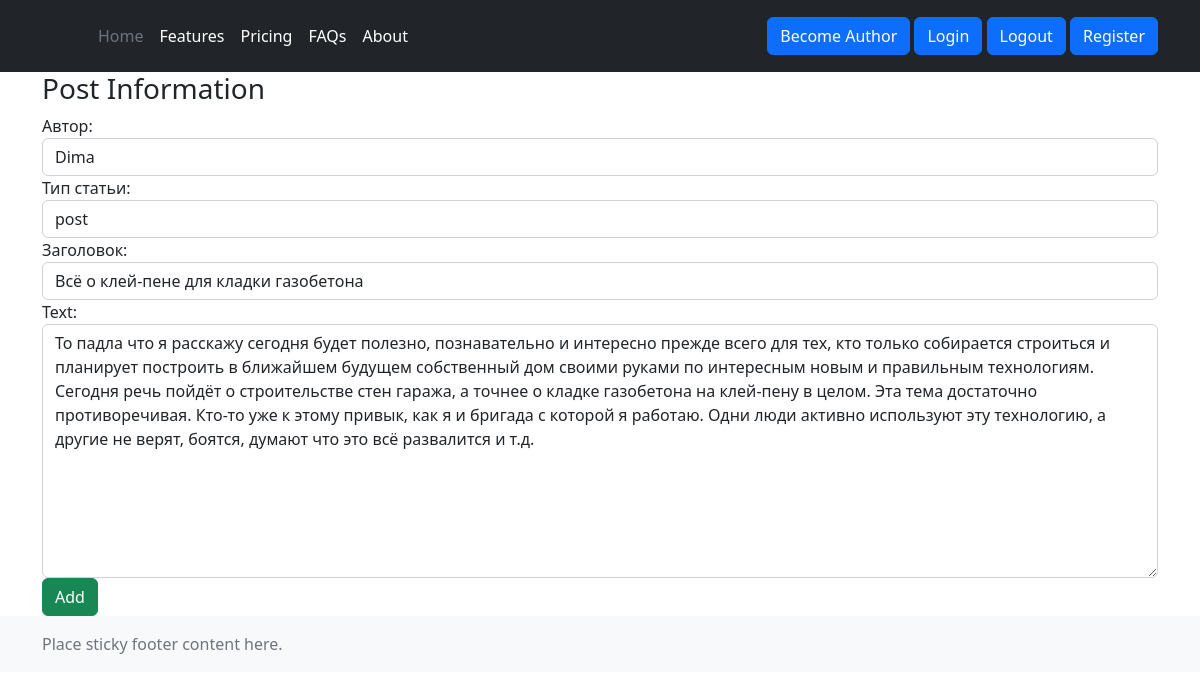
Page /news/update/1/ (signed in) on the committed database.
### newspaper/models.py (models this page shows, shortened)
class Post(models.Model):
    NEWS = 'NW'
    POST = 'PT'
    POSTS = [
        (NEWS, 'news'),
        (POST, 'post')
    ]
    author = models.ForeignKey(Author, on_delete=models.CASCADE, verbose_name='Автор')
    post_type = models.CharField(max_length=2, choices=POSTS, default=NEWS, verbose_name='Тип статьи')
    data_post_creation = models.DateTimeField(auto_now_add=True, verbose_name='Дата публикации')
    title = models.CharField(max_length=255, verbose_name='Заголовок')
    text = models.TextField()
    rating_post = models.IntegerField(default=0)
    category = models.ManyToManyField('Category', through='PostCategory')

### newspaper/views.py (the view)
# urls.py: path('update/<int:pk>/', PostUpdateView.as_view(), name='post_update'),
class PostUpdateView(PermissionRequiredMixin, LoginRequiredMixin, UpdateView):
    template_name = 'newspaper/post_create.html'
    permission_required = 'newspaper.change_post'
    form_class = PostForm
    def get_object(self, **rwargs):
        id = self.kwargs.get('pk')
        return Post.objects.get(pk=id)

### newspaper/forms.py
class PostForm(ModelForm):
    class Meta:
        model = Post
        fields = ['author', 'post_type', 'title', 'text']
        widgets = {
            'author': forms.Select(attrs={
                'class': 'form-control',
                'placeholder': 'Выберите имя автора'
            }),
            'post_type': forms.Select(attrs={
                'class': 'form-control',
                'placeholder': 'Выберите тип статьи'
            }),
            'title': forms.TextInput(attrs={
                'class': 'form-control',
                'placeholder': 'Введите название статьи'
            }),
            'text': forms.Textarea(attrs={
                'class': 'form-control',
                'placeholder': 'Введите текст статьи'
            }),
        }

### newspaper/models.py (called while the page is built)
    def __str__(self):
        return f'{self.author_name.username}'

### newspaper/templates/newspaper/post_create.html (shortened to what this page needs)
{% extends 'layout/base.html' %}
{% block content %}
<h3>Post Information</h3>
<form method="POST">
 {{ form }}
   <input class="btn btn-success" type="submit" value="Add">
</form>
{% endblock content %}

### rows in the picture
Post: author "Dima", post_type "post", title "Всё о клей-пене для кладки газобетона", text "То падла что я расскажу сегодня будет полезно, познавательно и интересно прежде всего для тех, кто только собирается строиться и планирует построить в ближайшем будущем собственный дом своими руками по интересным новым и правильным технологиям. Сегодня речь пойдёт о строительстве стен гаража, а точнее о кладке газобетона на клей-пену в целом. Эта тема достаточно противоречивая. Кто-то уже к этому привык, как я и бригада с которой я работаю. Одни люди активно используют эту технологию, а другие не верят, боятся, думают что это всё развалится и т.д."
